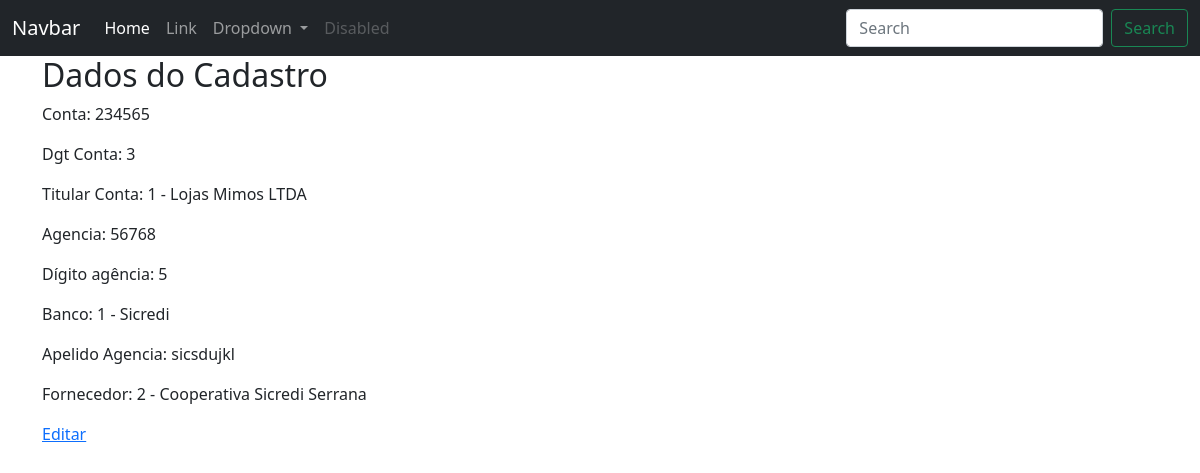
The app's page /financeiro/bancos/agencias/contas/1 (signed in) with its own data.
### ERP/models.py (models this page shows, shortened)
class ContasBancarias(database.Model):
    __tablename__ = 'contas_bancarias'
    id = database.Column(database.Integer, primary_key=True)
    id_agencia = database.Column(database.Integer, database.ForeignKey('agencia_bancos.id'))
    apelido_conta = database.Column(database.String, unique=True)
    nro_conta = database.Column(database.String)
    digito_conta = database.Column(database.String)
    id_titular = database.Column(database.Integer, database.ForeignKey('agencia_bancos.id'))
    cheque_especial = database.Column(database.Float, default=0)
    cheque_especial_utilizado = database.Column(database.Float, default=0)
    cheque_especial_disponivel = database.Column(database.Float, default=0)
    saldo_conta = database.Column(database.Float, default=0)
    situacao_conta = database.Column(database.Integer, default=1) #1- Ativo, 2 - Arquivada
    data_cadastro = database.Column(database.DateTime, default=datetime.utcnow())
    id_usuario_cadastro = database.Column(database.Integer, database.ForeignKey('usuarios.id'), nullable=False,
                                          default=1)

class ClientesFornecedores(database.Model):
    __tablename__ ='clientes_fornecedores'
    id = database.Column(database.Integer, primary_key=True)
    nome_fantasia = database.Column(database.String(500))
    razao_social = database.Column(database.String(500))
    cnpj = database.Column(database.String(20), unique=True)
    rua = database.Column(database.String(100))
    complemento = database.Column(database.String(70))
    nro = database.Column(database.String(20))
    bairro = database.Column(database.String(70))
    cidade = database.Column(database.String(70))
    uf = database.Column(database.String(2))
    cep = database.Column(database.String(15))
    data_fundacao = database.Column(database.DateTime)
    cpf = database.Column(database.String(20), unique=True)
    nome = database.Column(database.String(100))
    telefone = database.Column(database.String(20))
    telefone2 = database.Column(database.String(20))
    telefone3 = database.Column(database.String(20))
    email = database.Column(database.String(100))
    data_aniversario = database.Column(database.DateTime)
    obs = database.Column(database.Text)
    data_cadastro = database.Column(database.DateTime, default=datetime.utcnow())
    tipo_cadastro = database.Column(database.Integer, database.ForeignKey('tipos_cadastro.id'), nullable=False)
    id_usuario_cadastro = database.Column(database.Integer, database.ForeignKey('usuarios.id'), nullable=False)

class AgenciaBanco(database.Model):
    __tablename__ = 'agencia_bancos'
    id = database.Column(database.Integer, primary_key=True)
    agencia = database.Column(database.String)
    digito_agencia = database.Column(database.String)
    id_banco = database.Column(database.Integer, database.ForeignKey('bancos.id'))
    apelido_agencia = database.Column(database.String, unique=True)
    id_cliente = database.Column(database.Integer, database.ForeignKey('clientes_fornecedores.id'))
    data_cadastro = database.Column(database.DateTime, default=datetime.utcnow())
    id_usuario_cadastro = database.Column(database.Integer, database.ForeignKey('usuarios.id'), nullable=False,
                                          default=1)

class Bancos(database.Model):
    __tablename__ = 'bancos'
    id = database.Column(database.Integer, primary_key=True)
    cod_banco = database.Column(database.Integer, unique=True, nullable=False)
    nome_banco = database.Column(database.String, unique=True, nullable=False)
    data_cadastro = database.Column(database.DateTime, default=datetime.utcnow())
    id_usuario_cadastro = database.Column(database.Integer, database.ForeignKey('usuarios.id'), nullable=False,
                                          default=1)

### ERP/routes.py (the view)
@app.route('/financeiro/bancos/agencias/contas/<id_conta>')
@login_required
def contas_bancarias(id_conta):
    conta = ContasBancarias.query.get_or_404(id_conta)
    titular = ClientesFornecedores.query.get_or_404(conta.id_titular)
    agencia = AgenciaBanco.query.get_or_404(conta.id_agencia)
    banco = Bancos.query.get_or_404(agencia.id_banco)
    fornecedor = ClientesFornecedores.query.get_or_404(agencia.id_cliente)
    return render_template('conta_bancaria.html', conta=conta, titular=titular, agencia=agencia, banco=banco, fornecedor=fornecedor)

### ERP/routes.py (called while the page is built)
@login_manager.user_loader
def load_user(user_id):
    return Usuarios.query.get(int(user_id))

### ERP/templates/conta_bancaria.html
{% include 'base.html' %}
{% block content %}
    <div class="container">
        <h2>Dados do Cadastro</h2>
        <p>Conta: {{ conta.nro_conta }}</p>
        <p> Dgt Conta: {{conta.digito_conta }}</p>
        {% if titular.cpf %}
            <p>Titular Conta: {{ titular.id }} - {{ titular.nome }}</p>
        {% else %}
            <p>Titular Conta: {{ titular.id }} - {{ titular.razao_social }}</p>
        {% endif %}
        <p>Agencia: {{ agencia.agencia }}</p>
        <p>Dígito agência: {{ agencia.digito_agencia }}</p>
        <p>Banco: {{ banco.id }} - {{ banco.nome_banco }}</p>
        <p>Apelido Agencia: {{ agencia.apelido_agencia }}</p>
        <p>Fornecedor: {{ fornecedor.id }} - {{ fornecedor.razao_social }}</p>
        <p><a href="{{ url_for('editar_contas', id_conta=conta.id) }}">Editar</a></p>
    </div>
{% endblock %}

### ERP/templates/base.html (shortened to what this page needs)
<!DOCTYPE html>
<html lang="pt-BR">
  <head>
    <link
      href="https://cdn.jsdelivr.net/npm/bootstrap@5.0.2/dist/css/bootstrap.min.css"
      rel="stylesheet"
    />
  </head>
  <body>
    {% include 'navbar.html' %}
  </body>
</html>

### ERP/templates/navbar.html (shortened to what this page needs)
<nav class="navbar navbar-expand-lg navbar-dark bg-dark">
  <div class="container-fluid">
    <a class="navbar-brand" href="#">Navbar</a>
    <div class="collapse navbar-collapse" id="navbarSupportedContent">
      <ul class="navbar-nav me-auto mb-2 mb-lg-0">
        <li class="nav-item">
          <a class="nav-link active" aria-current="page" href="#">Home</a>
        </li>
        <li class="nav-item">
          <a class="nav-link" href="#">Link</a>
        </li>
        <li class="nav-item dropdown">
          <a class="nav-link dropdown-toggle" href="#" id="navbarDropdown" role="button" data-bs-toggle="dropdown" aria-expanded="false">
            Dropdown
          </a>
        </li>
        <li class="nav-item">
          <a class="nav-link disabled" href="#" tabindex="-1" aria-disabled="true">Disabled</a>
        </li>
      </ul>
      <form class="d-flex">
        <input class="form-control me-2" type="search" placeholder="Search" aria-label="Search">
        <button class="btn btn-outline-success" type="submit">Search</button>
      </form>
    </div>
  </div>
</nav>

### records on screen
ContasBancarias: nro_conta "234565", digito_conta "3"
ClientesFornecedores: id "1", razao_social "Lojas Mimos LTDA"
AgenciaBanco: agencia "56768", digito_agencia "5", apelido_agencia "sicsdujkl"
Bancos: id "1", nome_banco "Sicredi"
ClientesFornecedores: id "2", razao_social "Cooperativa Sicredi Serrana"
